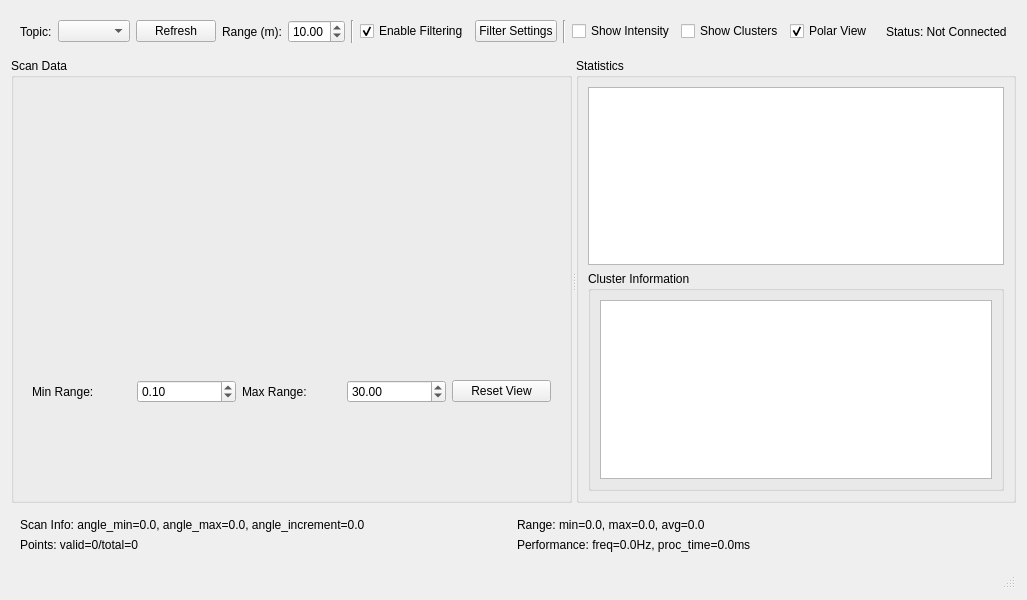
<?xml version="1.0" encoding="UTF-8"?>
<ui version="4.0">
 <class>LidarMonitor</class>
 <widget class="QWidget" name="LidarMonitor">
  <property name="geometry">
   <rect>
    <x>0</x>
    <y>0</y>
    <width>800</width>
    <height>600</height>
   </rect>
  </property>
  <layout class="QVBoxLayout" name="verticalLayout">
   <!-- 控制面板 -->
   <item>
    <widget class="QFrame" name="controlFrame">
     <layout class="QHBoxLayout" name="horizontalLayout">
      <item>
       <widget class="QLabel" name="topicLabel">
        <property name="text">
         <string>Topic:</string>
        </property>
       </widget>
      </item>
      <item>
       <widget class="QComboBox" name="topicComboBox">
        <property name="minimumWidth">
         <number>200</number>
        </property>
       </widget>
      </item>
      <item>
       <widget class="QPushButton" name="refreshButton">
        <property name="text">
         <string>Refresh</string>
        </property>
       </widget>
      </item>
      <item>
       <widget class="QLabel" name="rangeLabel">
        <property name="text">
         <string>Range (m):</string>
        </property>
       </widget>
      </item>
      <item>
       <widget class="QDoubleSpinBox" name="rangeSpinBox">
        <property name="minimum">
         <double>1.0</double>
        </property>
        <property name="maximum">
         <double>50.0</double>
        </property>
        <property name="value">
         <double>10.0</double>
        </property>
       </widget>
      </item>
      <item>
       <widget class="Line" name="line1">
        <property name="orientation">
         <enum>Qt::Vertical</enum>
        </property>
       </widget>
      </item>
      <item>
       <widget class="QCheckBox" name="filteringCheckBox">
        <property name="text">
         <string>Enable Filtering</string>
        </property>
        <property name="checked">
         <bool>true</bool>
        </property>
       </widget>
      </item>
      <item>
       <widget class="QPushButton" name="filterSettingsButton">
        <property name="text">
         <string>Filter Settings</string>
        </property>
       </widget>
      </item>
      <item>
       <widget class="Line" name="line2">
        <property name="orientation">
         <enum>Qt::Vertical</enum>
        </property>
       </widget>
      </item>
      <item>
       <widget class="QCheckBox" name="intensityCheckBox">
        <property name="text">
         <string>Show Intensity</string>
        </property>
       </widget>
      </item>
      <item>
       <widget class="QCheckBox" name="clustersCheckBox">
        <property name="text">
         <string>Show Clusters</string>
        </property>
       </widget>
      </item>
      <item>
       <widget class="QCheckBox" name="polarCheckBox">
        <property name="text">
         <string>Polar View</string>
        </property>
        <property name="checked">
         <bool>true</bool>
        </property>
       </widget>
      </item>
      <item>
       <spacer name="horizontalSpacer">
        <property name="orientation">
         <enum>Qt::Horizontal</enum>
        </property>
       </spacer>
      </item>
      <item>
       <widget class="QLabel" name="statusLabel">
        <property name="text">
         <string>Status: Not Connected</string>
        </property>
       </widget>
      </item>
     </layout>
    </widget>
   </item>

   <!-- 主显示区域 -->
   <item>
    <widget class="QSplitter" name="splitter">
     <property name="orientation">
      <enum>Qt::Horizontal</enum>
     </property>
     <!-- 扫描数据显示 -->
     <widget class="QGroupBox" name="scanGroup">
      <property name="title">
       <string>Scan Data</string>
      </property>
      <layout class="QVBoxLayout" name="scanLayout">
        <item>
         <widget class="QWidget" name="plotWidget"/>
        </item>
        <item>
         <widget class="QFrame" name="plotControlFrame">
          <layout class="QHBoxLayout" name="plotControlLayout">
           <item>
            <widget class="QLabel" name="minRangeLabel">
             <property name="text">
              <string>Min Range:</string>
             </property>
            </widget>
           </item>
           <item>
            <widget class="QDoubleSpinBox" name="minRangeSpinBox">
             <property name="maximum">
              <double>10.0</double>
             </property>
             <property name="value">
              <double>0.1</double>
             </property>
            </widget>
           </item>
           <item>
            <widget class="QLabel" name="maxRangeLabel">
             <property name="text">
              <string>Max Range:</string>
             </property>
            </widget>
           </item>
           <item>
            <widget class="QDoubleSpinBox" name="maxRangeSpinBox">
             <property name="maximum">
              <double>50.0</double>
             </property>
             <property name="value">
              <double>30.0</double>
             </property>
            </widget>
           </item>
           <item>
            <widget class="QPushButton" name="resetViewButton">
             <property name="text">
              <string>Reset View</string>
             </property>
            </widget>
           </item>
          </layout>
         </widget>
        </item>
      </layout>
     </widget>
     <!-- 统计信息 -->
     <widget class="QGroupBox" name="statsGroup">
      <property name="title">
       <string>Statistics</string>
      </property>
      <layout class="QVBoxLayout" name="statsLayout">
       <item>
        <widget class="QTableWidget" name="statsTable">
         <property name="minimumWidth">
          <number>250</number>
         </property>
        </widget>
       </item>
       <item>
        <widget class="QGroupBox" name="clusterGroup">
         <property name="title">
          <string>Cluster Information</string>
         </property>
         <layout class="QVBoxLayout" name="clusterLayout">
          <item>
           <widget class="QTableWidget" name="clusterTable"/>
          </item>
         </layout>
        </widget>
       </item>
      </layout>
     </widget>
    </widget>
   </item>

   <!-- 信息显示区域 -->
   <item>
    <widget class="QFrame" name="infoFrame">
     <layout class="QGridLayout" name="infoLayout">
      <item row="0" column="0">
       <widget class="QLabel" name="scanInfoLabel">
        <property name="text">
         <string>Scan Info: angle_min=0.0, angle_max=0.0, angle_increment=0.0</string>
        </property>
       </widget>
      </item>
      <item row="0" column="1">
       <widget class="QLabel" name="rangeInfoLabel">
        <property name="text">
         <string>Range: min=0.0, max=0.0, avg=0.0</string>
        </property>
       </widget>
      </item>
      <item row="1" column="0">
       <widget class="QLabel" name="pointsLabel">
        <property name="text">
         <string>Points: valid=0/total=0</string>
        </property>
       </widget>
      </item>
      <item row="1" column="1">
       <widget class="QLabel" name="performanceLabel">
        <property name="text">
         <string>Performance: freq=0.0Hz, proc_time=0.0ms</string>
        </property>
       </widget>
      </item>
     </layout>
    </widget>
   </item>

   <!-- 状态栏 -->
   <item>
    <widget class="QStatusBar" name="statusBar"/>
   </item>
  </layout>
 </widget>
 <resources/>
 <connections/>
</ui>
